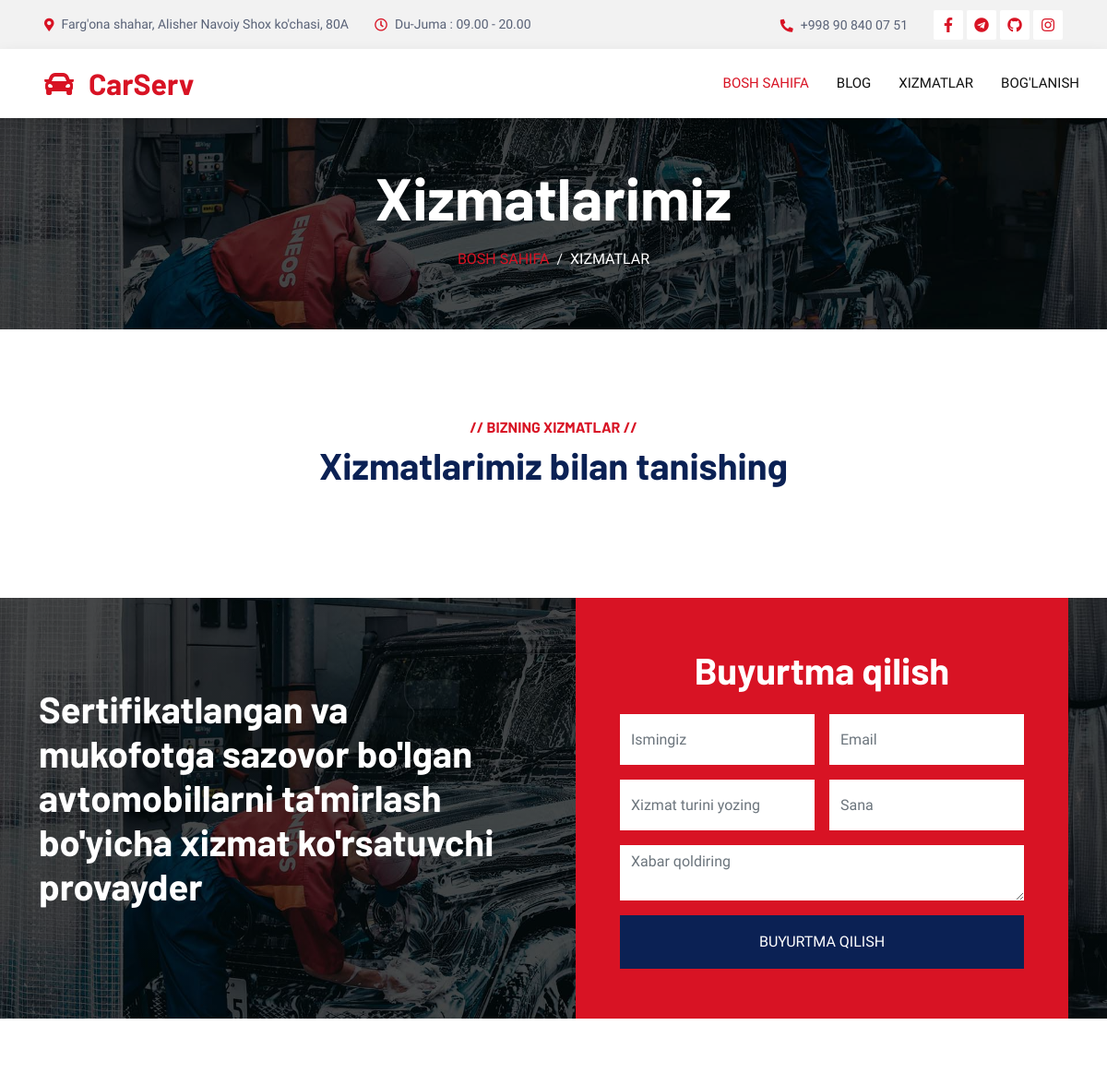
The app's page /service (upper part), older data.
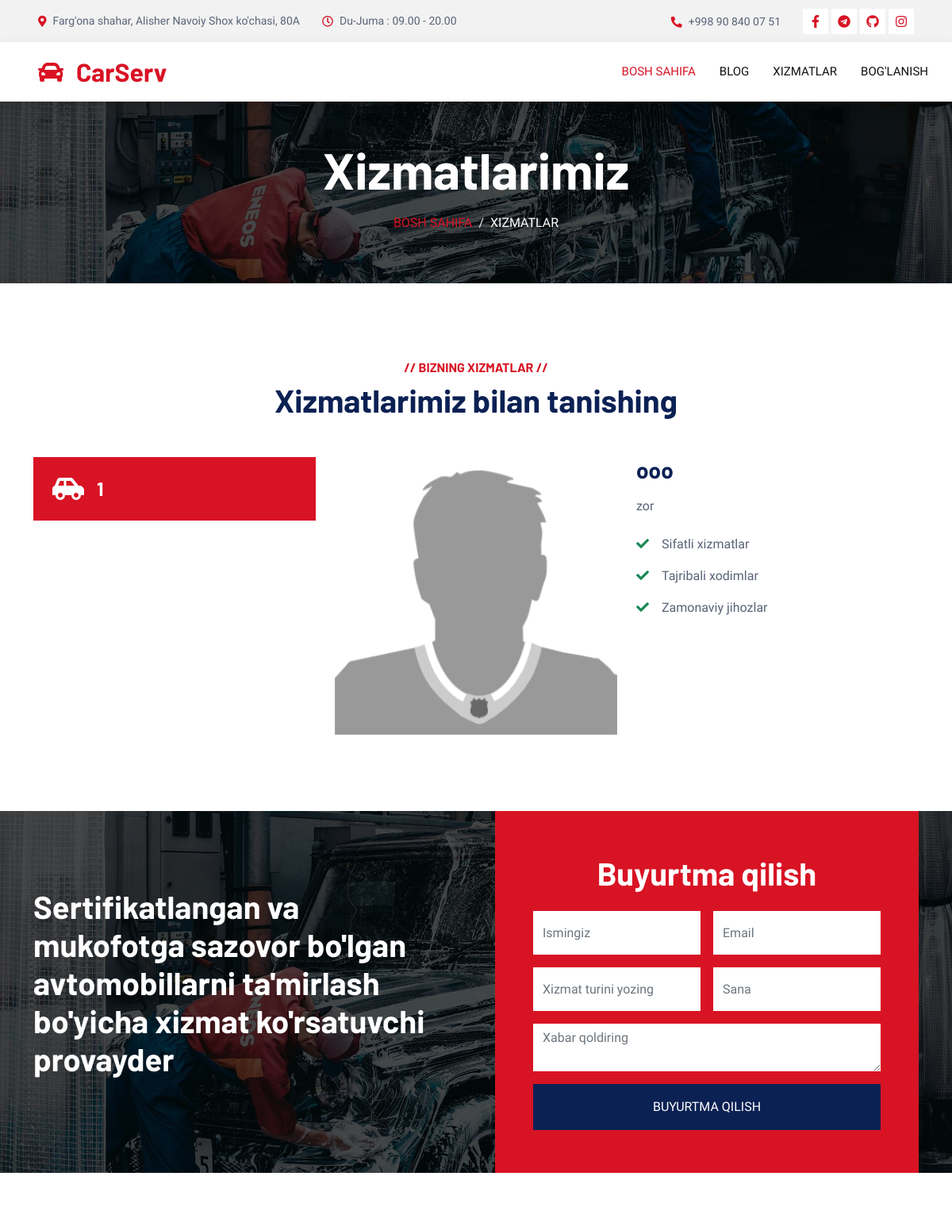
The same page, newer data.
### main/models.py (models this page shows, shortened)
class Services(models.Model):
    name = models.CharField(max_length=255)
    picture = models.ImageField()
    title = models.CharField(max_length=255)
    body = models.TextField()
    class Meta():
        verbose_name_plural = "Xizmatlar"

### main/views.py (the view, shortened to what this page needs)
# urls.py: path('service',views.service, name='service')
def service(request):
    services = models.Services.objects.all()
    context ={
        'services':services
    }
    return render(request,'service.html',context)

### templates/service.html (shortened to what the changed rows need)
{% extends 'base.html'%}
{% load static %}
{% block content%}
    <div class="container-fluid page-header mb-5 p-0" style="background-image: url(img/carousel-bg-2.jpg);">
        <div class="container-fluid page-header-inner py-5">
            <div class="container text-center">
                <h1 class="display-3 text-white mb-3 animated slideInDown">Xizmatlarimiz</h1>
            </div>
        </div>
    </div>
     <div class="container-xxl service py-5">
        <div class="container">
            <div class="text-center wow fadeInUp" data-wow-delay="0.1s">
                <h1 class="mb-5">Xizmatlarimiz bilan tanishing</h1>
            </div>
            <div class="row g-4 wow fadeInUp" data-wow-delay="0.3s">
                {% for service in services %}
                <div class="col-lg-4">
                    <div class="nav w-100 nav-pills me-4">
                        <button class="nav-link w-100 d-flex align-items-center text-start p-4 mb-4 active" data-bs-toggle="pill" data-bs-target="#tab-pane-1" type="button">
                            <i class="fa fa-car-side fa-2x me-3"></i>
                            <h4 class="m-0">{{ service.name }}</h4>
                        </button>
                    </div>
                </div>
                <div class="col-lg-8">
                    <div class="tab-content w-100">
                        <div class="tab-pane fade show active" id="tab-pane-1">
                            <div class="row g-4">
                                <div class="col-md-6" style="min-height: 350px;">
                                    <div class="position-relative h-100">
                                        <img class="position-absolute img-fluid w-100 h-100" src="{{ service.picture.url }}"
                                            style="object-fit: cover;" alt="">
                                    </div>
                                </div>
                                <div class="col-md-6">
                                    <h3 class="mb-3">{{ service.title }}</h3>
                                    <p class="mb-4">{{ service.body }}</p>
                                    <p><i class="fa fa-check text-success me-3"></i>Sifatli xizmatlar</p>
                                    <p><i class="fa fa-check text-success me-3"></i>Tajribali xodimlar</p>
                                    <p><i class="fa fa-check text-success me-3"></i>Zamonaviy jihozlar</p>
                                </div>
                            </div>
                        </div>
                    </div>
                </div>
                {% endfor %}
            </div>
        </div>
    </div>
    <div class="container-fluid bg-secondary booking my-5 wow fadeInUp" data-wow-delay="0.1s">
        <div class="container">
            <div class="row gx-5">
                <div class="col-lg-6 py-5">
                    <div class="py-5">
                        <h1 class="text-white mb-4">Sertifikatlangan va mukofotga sazovor bo'lgan avtomobillarni ta'mirlash bo'yicha xizmat ko'rsatuvchi provayder</h1>
                    </div>
                </div>
                <div class="col-lg-6">
                    <div class="bg-primary h-100 d-flex flex-column justify-content-center text-center p-5 wow zoomIn" data-wow-delay="0.6s">
                        <h1 class="text-white mb-4">Buyurtma qilish</h1>
                    </div>
                </div>
            </div>
        </div>
    </div>
    {% endblock %}

Row changes from the older to the newer data that the page shows:
added Services: name "1", picture (placeholder picture), title "ooo", body "zor"
